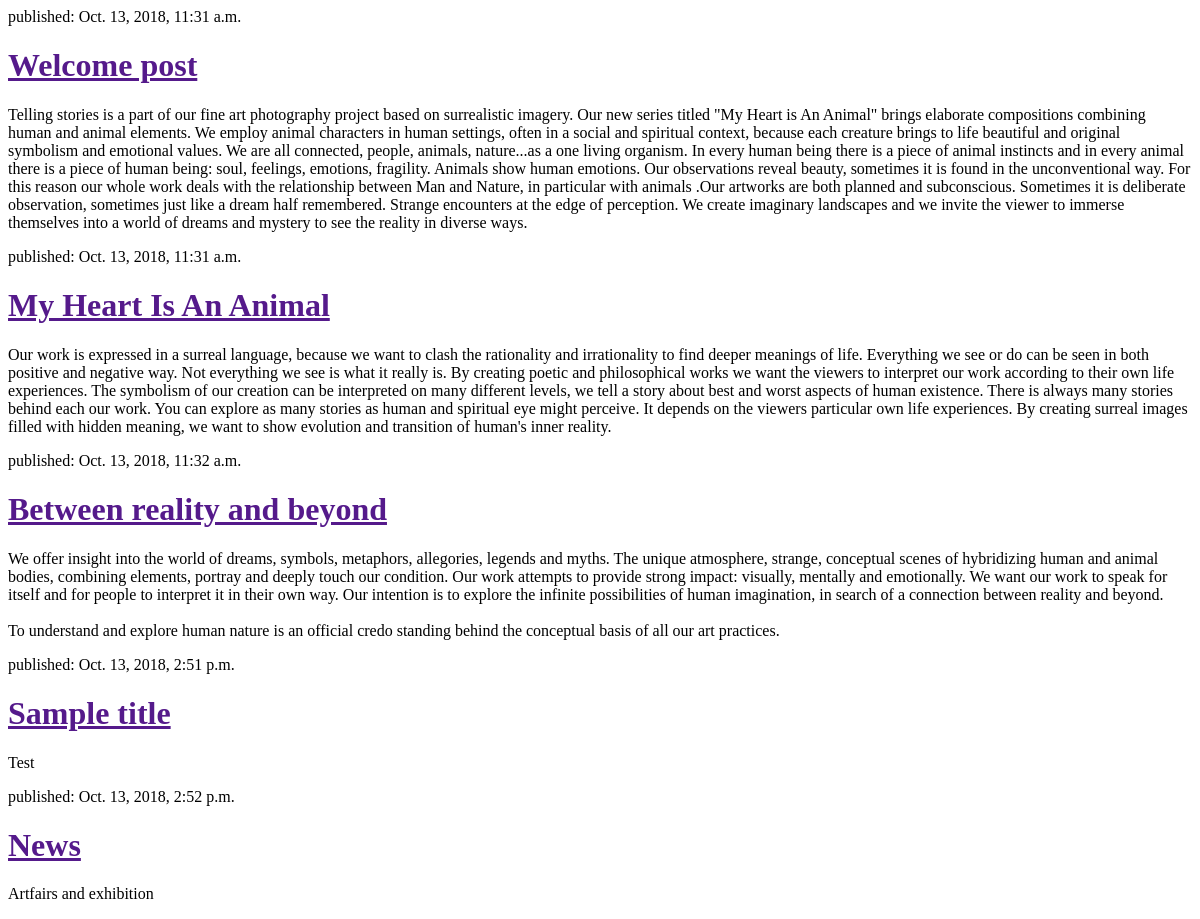
Before: / with the older database file.
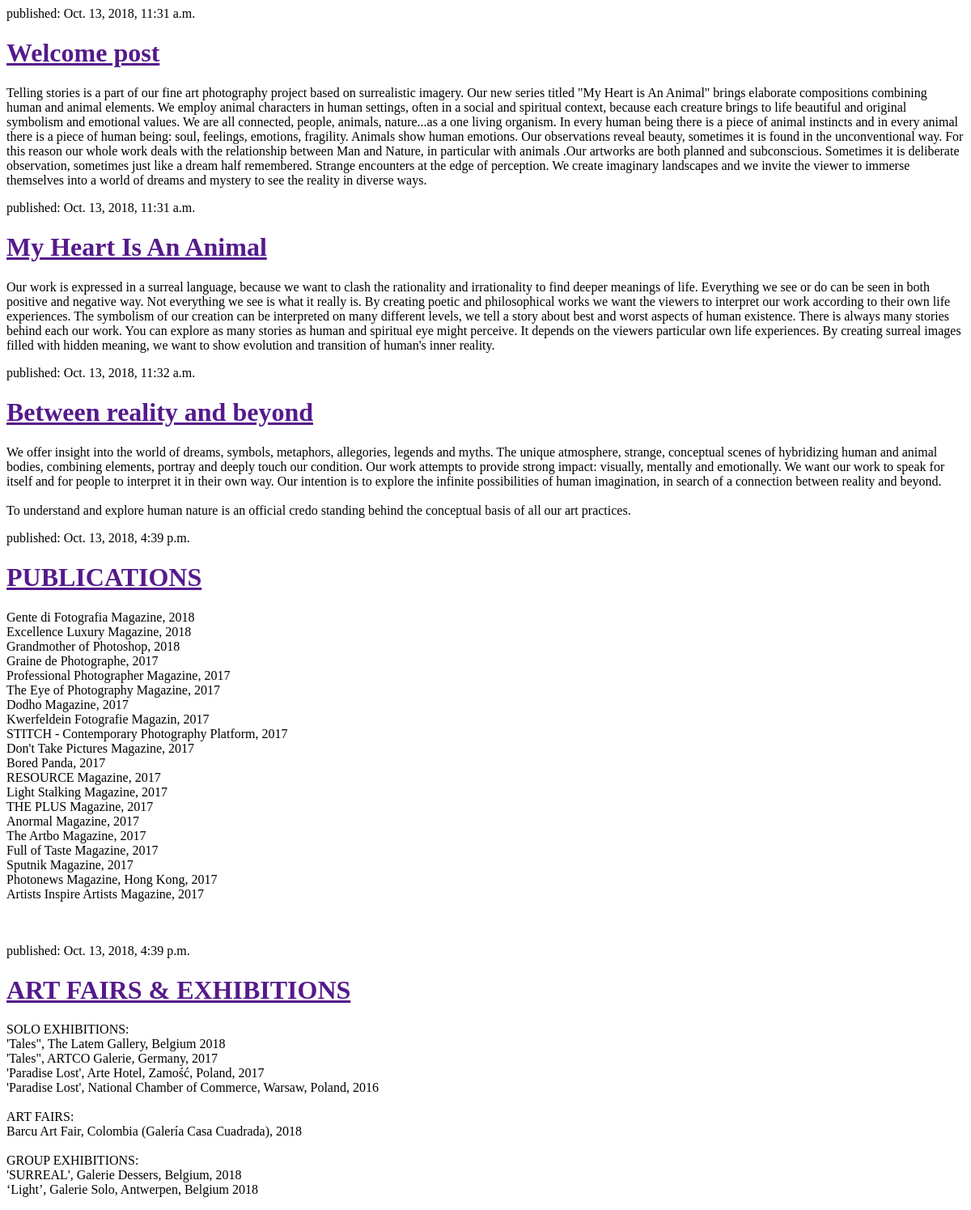
After: the same page with the newer database file.
### blog/models.py (models this page shows, shortened)
class Post(models.Model):
    author = models.ForeignKey('auth.User', on_delete=models.CASCADE)
    title = models.CharField(max_length=200)
    text = models.TextField()
    created_date = models.DateTimeField(
            default=timezone.now)
    published_date = models.DateTimeField(
            blank=True, null=True)

### blog/views.py (the view)
# urls.py: path('', views.post_list, name='post_list'),
def post_list(request):
    posts = Post.objects.filter(published_date__lte=timezone.now()).order_by('published_date')
    return render(request, 'blog/post_list.html', {'posts': posts})

### blog/templates/blog/post_list.html (shortened to what this page needs)
<html>
    <head>
    </head>
    <body>
{% for post in posts %}
    <div>
        <p>published: {{ post.published_date }}</p>
        <h1><a href="">{{ post.title }}</a></h1>
        <p>{{ post.text|linebreaksbr }}</p>
    </div>
{% endfor %}

Changed rows visible on the page:
removed Post: published_date "Oct. 13, 2018, 2:51 p.m.", title "Sample title", text "Test"
removed Post: published_date "Oct. 13, 2018, 2:52 p.m.", title "News", text "Artfairs and exhibition"
now on this page (row edited): Post: published_date "Oct. 13, 2018, 4:39 p.m.", title "PUBLICATIONS", text "Gente di Fotografia Magazine, 2018 Excellence Luxury Magazine, 2018 Grandmother of Photoshop, 2018 Graine de Photographe, 2017 Professional Photographer Magazine, 2017 The Eye of Photography Magazine, 2017 Dodho Magazine, 2017 Kwerfeldein Fotografie Magazin, 2017 STITCH - Contemporary Photography Platform, 2017 Don't Take Pictures Magazine, 2017 Bored Panda, 2017 RESOURCE Magazine, 2017 Light Stalking Magazine, 2017 THE PLUS Magazine, 2017 Anormal Magazine, 2017 The Artbo Magazine, 2017 Full of Taste Magazine, 2017 Sputnik Magazine, 2017 Photonews Magazine, Hong Kong, 2017 Artists Inspire Artists Magazine, 2017"
now on this page (row edited): Post: published_date "Oct. 13, 2018, 4:39 p.m.", title "ART FAIRS & EXHIBITIONS", text "SOLO EXHIBITIONS: 'Tales\", The Latem Gallery, Belgium 2018 'Tales\", ARTCO Galerie, Germany, 2017 'Paradise Lost', Arte Hotel, Zamość, Poland, 2017 'Paradise Lost', National Chamber of Commerce, Warsaw, Poland, 2016 ART FAIRS: Barcu Art Fair, Colombia (Galería Casa Cuadrada), 2018 GROUP EXHIBITIONS: 'SURREAL', Galerie Dessers, Belgium, 2018 ‘Light’, Galerie Solo, Antwerpen, Belgium 2018"
